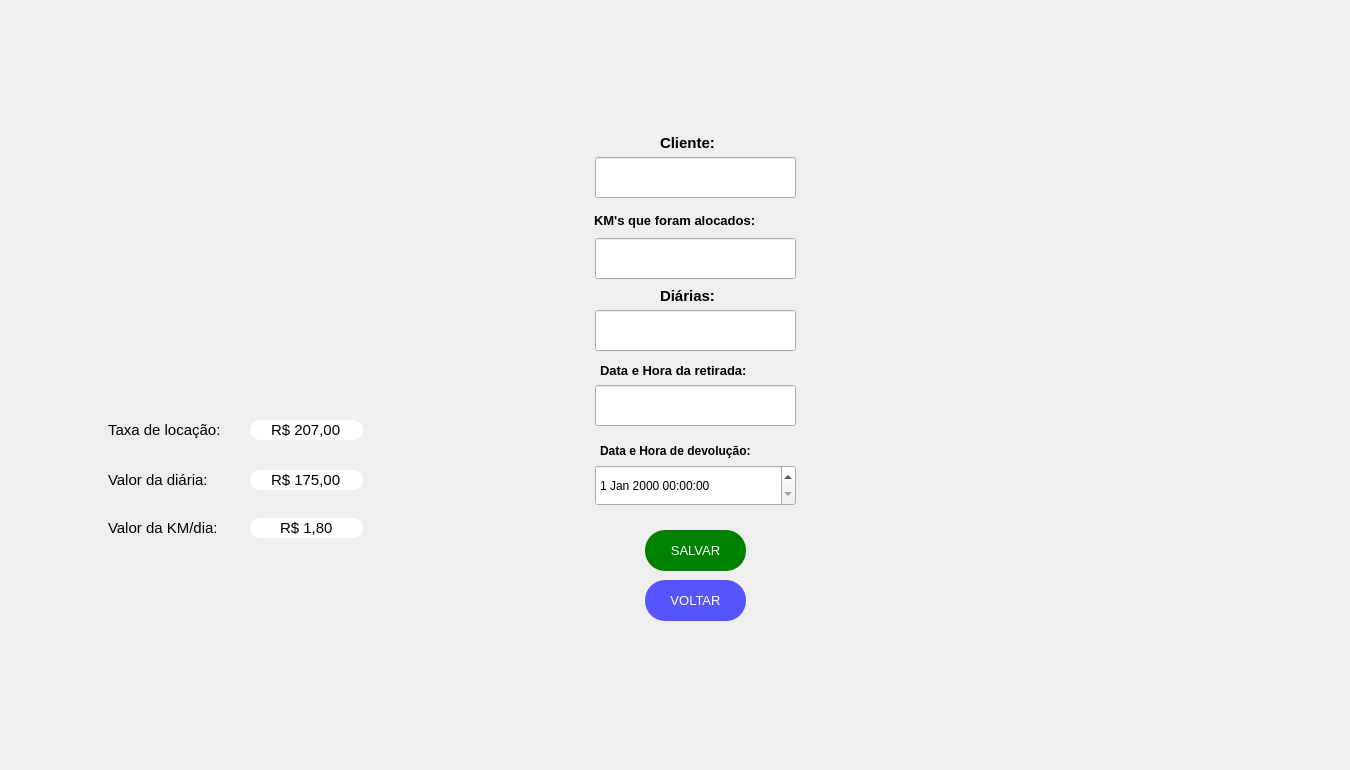
  <widget class="QWidget" name="centralwidget">
   <widget class="QPushButton" name="hrvt2">
    <property name="geometry">
     <rect>
      <x>40</x>
      <y>20</y>
      <width>501</width>
      <height>311</height>
     </rect>
    </property>
    <property name="palette">
     <palette>
      <active>
       <colorrole role="WindowText">
        <brush brushstyle="SolidPattern">
         <color alpha="255">
          <red>170</red>
          <green>85</green>
          <blue>0</blue>
         </color>
        </brush>
       </colorrole>
       <colorrole role="Text">
        <brush brushstyle="SolidPattern">
         <color alpha="255">
          <red>0</red>
          <green>0</green>
          <blue>0</blue>
         </color>
        </brush>
       </colorrole>
       <colorrole role="BrightText">
        <brush brushstyle="SolidPattern">
         <color alpha="255">
          <red>203</red>
          <green>255</green>
          <blue>80</blue>
         </color>
        </brush>
       </colorrole>
       <colorrole role="ButtonText">
        <brush brushstyle="SolidPattern">
         <color alpha="255">
          <red>57</red>
          <green>87</green>
          <blue>255</blue>
         </color>
        </brush>
       </colorrole>
       <colorrole role="ToolTipBase">
        <brush brushstyle="SolidPattern">
         <color alpha="255">
          <red>255</red>
          <green>255</green>
          <blue>0</blue>
         </color>
        </brush>
       </colorrole>
       <colorrole role="PlaceholderText">
        <brush brushstyle="SolidPattern">
         <color alpha="128">
          <red>0</red>
          <green>0</green>
          <blue>0</blue>
         </color>
        </brush>
       </colorrole>
      </active>
      <inactive>
       <colorrole role="WindowText">
        <brush brushstyle="SolidPattern">
         <color alpha="255">
          <red>170</red>
          <green>85</green>
          <blue>0</blue>
         </color>
        </brush>
       </colorrole>
       <colorrole role="Text">
        <brush brushstyle="SolidPattern">
         <color alpha="255">
          <red>0</red>
          <green>0</green>
          <blue>0</blue>
         </color>
        </brush>
       </colorrole>
       <colorrole role="BrightText">
        <brush brushstyle="SolidPattern">
         <color alpha="255">
          <red>203</red>
          <green>255</green>
          <blue>80</blue>
         </color>
        </brush>
       </colorrole>
       <colorrole role="ButtonText">
        <brush brushstyle="SolidPattern">
         <color alpha="255">
          <red>57</red>
          <green>87</green>
          <blue>255</blue>
         </color>
        </brush>
       </colorrole>
       <colorrole role="ToolTipBase">
        <brush brushstyle="SolidPattern">
         <color alpha="255">
          <red>255</red>
          <green>255</green>
          <blue>0</blue>
         </color>
        </brush>
       </colorrole>
       <colorrole role="PlaceholderText">
        <brush brushstyle="SolidPattern">
         <color alpha="128">
          <red>0</red>
          <green>0</green>
          <blue>0</blue>
         </color>
        </brush>
       </colorrole>
      </inactive>
      <disabled>
       <colorrole role="WindowText">
        <brush brushstyle="SolidPattern">
         <color alpha="255">
          <red>4</red>
          <green>15</green>
          <blue>30</blue>
         </color>
        </brush>
       </colorrole>
       <colorrole role="Text">
        <brush brushstyle="SolidPattern">
         <color alpha="255">
          <red>120</red>
          <green>120</green>
          <blue>120</blue>
         </color>
        </brush>
       </colorrole>
       <colorrole role="BrightText">
        <brush brushstyle="SolidPattern">
         <color alpha="255">
          <red>203</red>
          <green>255</green>
          <blue>80</blue>
         </color>
        </brush>
       </colorrole>
       <colorrole role="ButtonText">
        <brush brushstyle="SolidPattern">
         <color alpha="255">
          <red>120</red>
          <green>120</green>
          <blue>120</blue>
         </color>
        </brush>
       </colorrole>
       <colorrole role="ToolTipBase">
        <brush brushstyle="SolidPattern">
         <color alpha="255">
          <red>255</red>
          <green>255</green>
          <blue>0</blue>
         </color>
        </brush>
       </colorrole>
       <colorrole role="PlaceholderText">
        <brush brushstyle="SolidPattern">
         <color alpha="128">
          <red>0</red>
          <green>0</green>
          <blue>0</blue>
         </color>
        </brush>
       </colorrole>
      </disabled>
     </palette>
    </property>
    <property name="font">
     <font>
      <family>Arial</family>
      <weight>75</weight>
      <bold>true</bold>
     </font>
    </property>
    <property name="contextMenuPolicy">
     <enum>Qt::CustomContextMenu</enum>
    </property>
    <property name="text">
     <string/>
    </property>
    <property name="icon">
     <iconset>
      <normaloff>../Imagens/6-HRV(T2).png</normaloff>../Imagens/6-HRV(T2).png</iconset>
    </property>
    <property name="iconSize">
     <size>
      <width>492</width>
      <height>456</height>
     </size>
    </property>
    <property name="checkable">
     <bool>false</bool>
    </property>
    <property name="autoRepeat">
     <bool>false</bool>
    </property>
    <property name="autoExclusive">
     <bool>false</bool>
    </property>
    <property name="autoDefault">
     <bool>false</bool>
    </property>
    <property name="default">
     <bool>false</bool>
    </property>
    <property name="flat">
     <bool>true</bool>
    </property>
   </widget>
   <widget class="QLabel" name="logoT5">
    <property name="enabled">
     <bool>true</bool>
    </property>
    <property name="geometry">
     <rect>
      <x>1110</x>
      <y>530</y>
      <width>231</width>
      <height>231</height>
     </rect>
    </property>
    <property name="toolTip">
     <string>&lt;html&gt;&lt;head/&gt;&lt;body&gt;&lt;p align=&quot;center&quot;&gt;&lt;br/&gt;&lt;/p&gt;&lt;/body&gt;&lt;/html&gt;</string>
    </property>
    <property name="whatsThis">
     <string>&lt;html&gt;&lt;head/&gt;&lt;body&gt;&lt;p align=&quot;center&quot;&gt;&lt;br/&gt;&lt;/p&gt;&lt;/body&gt;&lt;/html&gt;</string>
    </property>
    <property name="autoFillBackground">
     <bool>false</bool>
    </property>
    <property name="styleSheet">
     <string notr="true"/>
    </property>
    <property name="text">
     <string/>
    </property>
    <property name="pixmap">
     <pixmap>../Logos/LOGO2.png</pixmap>
    </property>
    <property name="scaledContents">
     <bool>true</bool>
    </property>
    <property name="wordWrap">
     <bool>false</bool>
    </property>
   </widget>
   <widget class="QLabel" name="kmsalocados_2">
    <property name="geometry">
     <rect>
      <x>594</x>
      <y>195</y>
      <width>201</width>
      <height>51</height>
     </rect>
    </property>
    <property name="font">
     <font>
      <family>Arial</family>
      <pointsize>10</pointsize>
      <weight>75</weight>
      <bold>true</bold>
     </font>
    </property>
    <property name="text">
     <string>KM's que foram alocados:</string>
    </property>
   </widget>
   <widget class="QPushButton" name="devolver">
    <property name="geometry">
     <rect>
      <x>645</x>
      <y>530</y>
      <width>101</width>
      <height>41</height>
     </rect>
    </property>
    <property name="palette">
     <palette>
      <active>
       <colorrole role="WindowText">
        <brush brushstyle="SolidPattern">
         <color alpha="255">
          <red>255</red>
          <green>255</green>
          <blue>255</blue>
         </color>
        </brush>
       </colorrole>
       <colorrole role="Button">
        <brush brushstyle="SolidPattern">
         <color alpha="255">
          <red>0</red>
          <green>128</green>
          <blue>0</blue>
         </color>
        </brush>
       </colorrole>
       <colorrole role="Text">
        <brush brushstyle="SolidPattern">
         <color alpha="255">
          <red>255</red>
          <green>255</green>
          <blue>255</blue>
         </color>
        </brush>
       </colorrole>
       <colorrole role="BrightText">
        <brush brushstyle="SolidPattern">
         <color alpha="255">
          <red>203</red>
          <green>255</green>
          <blue>80</blue>
         </color>
        </brush>
       </colorrole>
       <colorrole role="ButtonText">
        <brush brushstyle="SolidPattern">
         <color alpha="255">
          <red>255</red>
          <green>255</green>
          <blue>255</blue>
         </color>
        </brush>
       </colorrole>
       <colorrole role="Base">
        <brush brushstyle="SolidPattern">
         <color alpha="255">
          <red>0</red>
          <green>128</green>
          <blue>0</blue>
         </color>
        </brush>
       </colorrole>
       <colorrole role="Window">
        <brush brushstyle="SolidPattern">
         <color alpha="255">
          <red>0</red>
          <green>128</green>
          <blue>0</blue>
         </color>
        </brush>
       </colorrole>
       <colorrole role="ToolTipBase">
        <brush brushstyle="SolidPattern">
         <color alpha="255">
          <red>255</red>
          <green>255</green>
          <blue>0</blue>
         </color>
        </brush>
       </colorrole>
       <colorrole role="PlaceholderText">
        <brush brushstyle="SolidPattern">
         <color alpha="128">
          <red>0</red>
          <green>0</green>
          <blue>0</blue>
         </color>
        </brush>
       </colorrole>
      </active>
      <inactive>
       <colorrole role="WindowText">
        <brush brushstyle="SolidPattern">
         <color alpha="255">
          <red>255</red>
          <green>255</green>
          <blue>255</blue>
         </color>
        </brush>
       </colorrole>
       <colorrole role="Button">
        <brush brushstyle="SolidPattern">
         <color alpha="255">
          <red>0</red>
          <green>128</green>
          <blue>0</blue>
         </color>
        </brush>
       </colorrole>
       <colorrole role="Text">
        <brush brushstyle="SolidPattern">
         <color alpha="255">
          <red>255</red>
          <green>255</green>
          <blue>255</blue>
         </color>
        </brush>
       </colorrole>
       <colorrole role="BrightText">
        <brush brushstyle="SolidPattern">
         <color alpha="255">
          <red>203</red>
          <green>255</green>
          <blue>80</blue>
         </color>
        </brush>
       </colorrole>
       <colorrole role="ButtonText">
        <brush brushstyle="SolidPattern">
         <color alpha="255">
          <red>255</red>
          <green>255</green>
          <blue>255</blue>
         </color>
        </brush>
       </colorrole>
       <colorrole role="Base">
        <brush brushstyle="SolidPattern">
         <color alpha="255">
          <red>0</red>
          <green>128</green>
          <blue>0</blue>
         </color>
        </brush>
       </colorrole>
       <colorrole role="Window">
        <brush brushstyle="SolidPattern">
         <color alpha="255">
          <red>0</red>
          <green>128</green>
          <blue>0</blue>
         </color>
        </brush>
       </colorrole>
       <colorrole role="ToolTipBase">
        <brush brushstyle="SolidPattern">
         <color alpha="255">
          <red>255</red>
          <green>255</green>
          <blue>0</blue>
         </color>
        </brush>
       </colorrole>
       <colorrole role="PlaceholderText">
        <brush brushstyle="SolidPattern">
         <color alpha="128">
          <red>0</red>
          <green>0</green>
          <blue>0</blue>
         </color>
        </brush>
       </colorrole>
      </inactive>
      <disabled>
       <colorrole role="WindowText">
        <brush brushstyle="SolidPattern">
         <color alpha="255">
          <red>255</red>
          <green>255</green>
          <blue>255</blue>
         </color>
        </brush>
       </colorrole>
       <colorrole role="Button">
        <brush brushstyle="SolidPattern">
         <color alpha="255">
          <red>0</red>
          <green>128</green>
          <blue>0</blue>
         </color>
        </brush>
       </colorrole>
       <colorrole role="Text">
        <brush brushstyle="SolidPattern">
         <color alpha="255">
          <red>255</red>
          <green>255</green>
          <blue>255</blue>
         </color>
        </brush>
       </colorrole>
       <colorrole role="BrightText">
        <brush brushstyle="SolidPattern">
         <color alpha="255">
          <red>203</red>
          <green>255</green>
          <blue>80</blue>
         </color>
        </brush>
       </colorrole>
       <colorrole role="ButtonText">
        <brush brushstyle="SolidPattern">
         <color alpha="255">
          <red>255</red>
          <green>255</green>
          <blue>255</blue>
         </color>
        </brush>
       </colorrole>
       <colorrole role="Base">
        <brush brushstyle="SolidPattern">
         <color alpha="255">
          <red>0</red>
          <green>128</green>
          <blue>0</blue>
         </color>
        </brush>
       </colorrole>
       <colorrole role="Window">
        <brush brushstyle="SolidPattern">
         <color alpha="255">
          <red>0</red>
          <green>128</green>
          <blue>0</blue>
         </color>
        </brush>
       </colorrole>
       <colorrole role="ToolTipBase">
        <brush brushstyle="SolidPattern">
         <color alpha="255">
          <red>255</red>
          <green>255</green>
          <blue>0</blue>
         </color>
        </brush>
       </colorrole>
       <colorrole role="PlaceholderText">
        <brush brushstyle="SolidPattern">
         <color alpha="128">
          <red>0</red>
          <green>0</green>
          <blue>0</blue>
         </color>
        </brush>
       </colorrole>
      </disabled>
     </palette>
    </property>
    <property name="font">
     <font>
      <family>Arial</family>
      <pointsize>10</pointsize>
      <weight>9</weight>
      <italic>false</italic>
      <bold>false</bold>
     </font>
    </property>
    <property name="contextMenuPolicy">
     <enum>Qt::CustomContextMenu</enum>
    </property>
    <property name="styleSheet">
     <string notr="true">QPushButton{
	color:white;
	border-radius:20px;
	background-color: #008000;
	font: 75 10pt &quot;Arial&quot;;
}
QPushButton:hover{
	background-color: #005500;
}</string>
    </property>
    <property name="text">
     <string>SALVAR</string>
    </property>
    <property name="iconSize">
     <size>
      <width>93</width>
      <height>100</height>
     </size>
    </property>
    <property name="checkable">
     <bool>false</bool>
    </property>
    <property name="autoRepeat">
     <bool>false</bool>
    </property>
    <property name="autoExclusive">
     <bool>false</bool>
    </property>
    <property name="autoDefault">
     <bool>false</bool>
    </property>
    <property name="default">
     <bool>false</bool>
    </property>
    <property name="flat">
     <bool>true</bool>
    </property>
   </widget>
   <widget class="QLabel" name="datare_2">
    <property name="geometry">
     <rect>
      <x>600</x>
      <y>345</y>
      <width>191</width>
      <height>51</height>
     </rect>
    </property>
    <property name="font">
     <font>
      <family>Arial</family>
      <pointsize>10</pointsize>
      <weight>75</weight>
      <bold>true</bold>
     </font>
    </property>
    <property name="text">
     <string>Data e Hora da retirada:</string>
    </property>
   </widget>
   <widget class="QLineEdit" name="diariaspace6">
    <property name="geometry">
     <rect>
      <x>595</x>
      <y>310</y>
      <width>201</width>
      <height>41</height>
     </rect>
    </property>
    <property name="font">
     <font>
      <pointsize>8</pointsize>
     </font>
    </property>
    <property name="styleSheet">
     <string notr="true">color:black;</string>
    </property>
   </widget>
   <widget class="QDateTimeEdit" name="data_devolucao">
    <property name="geometry">
     <rect>
      <x>595</x>
      <y>465</y>
      <width>201</width>
      <height>41</height>
     </rect>
    </property>
    <property name="styleSheet">
     <string notr="true">QDateTime{rgb(0, 0, 0)}</string>
    </property>
   </widget>
   <widget class="QLabel" name="datade_2">
    <property name="geometry">
     <rect>
      <x>600</x>
      <y>425</y>
      <width>201</width>
      <height>51</height>
     </rect>
    </property>
    <property name="font">
     <font>
      <family>Arial</family>
      <pointsize>9</pointsize>
      <weight>75</weight>
      <bold>true</bold>
     </font>
    </property>
    <property name="text">
     <string>Data e Hora de devolução:</string>
    </property>
   </widget>
   <widget class="QLineEdit" name="kmspace">
    <property name="geometry">
     <rect>
      <x>595</x>
      <y>238</y>
      <width>201</width>
      <height>41</height>
     </rect>
    </property>
    <property name="font">
     <font>
      <pointsize>8</pointsize>
     </font>
    </property>
    <property name="styleSheet">
     <string notr="true">color: rgb(0, 0, 0);</string>
    </property>
    <property name="echoMode">
     <enum>QLineEdit::Normal</enum>
    </property>
   </widget>
   <widget class="QLabel" name="datacli1_2">
    <property name="geometry">
     <rect>
      <x>660</x>
      <y>127</y>
      <width>71</width>
      <height>31</height>
     </rect>
    </property>
    <property name="font">
     <font>
      <family>Arial</family>
      <pointsize>11</pointsize>
      <weight>75</weight>
      <bold>true</bold>
     </font>
    </property>
    <property name="text">
     <string>Cliente:</string>
    </property>
   </widget>
   <widget class="QLineEdit" name="data_retirada">
    <property name="geometry">
     <rect>
      <x>595</x>
      <y>385</y>
      <width>201</width>
      <height>41</height>
     </rect>
    </property>
    <property name="styleSheet">
     <string notr="true">color:black;</string>
    </property>
   </widget>
   <widget class="QPushButton" name="voltar_10">
    <property name="geometry">
     <rect>
      <x>645</x>
      <y>580</y>
      <width>101</width>
      <height>41</height>
     </rect>
    </property>
    <property name="palette">
     <palette>
      <active>
       <colorrole role="WindowText">
        <brush brushstyle="SolidPattern">
         <color alpha="255">
          <red>255</red>
          <green>255</green>
          <blue>255</blue>
         </color>
        </brush>
       </colorrole>
       <colorrole role="Button">
        <brush brushstyle="SolidPattern">
         <color alpha="255">
          <red>85</red>
          <green>85</green>
          <blue>255</blue>
         </color>
        </brush>
       </colorrole>
       <colorrole role="Text">
        <brush brushstyle="SolidPattern">
         <color alpha="255">
          <red>255</red>
          <green>255</green>
          <blue>255</blue>
         </color>
        </brush>
       </colorrole>
       <colorrole role="BrightText">
        <brush brushstyle="SolidPattern">
         <color alpha="255">
          <red>203</red>
          <green>255</green>
          <blue>80</blue>
         </color>
        </brush>
       </colorrole>
       <colorrole role="ButtonText">
        <brush brushstyle="SolidPattern">
         <color alpha="255">
          <red>255</red>
          <green>255</green>
          <blue>255</blue>
         </color>
        </brush>
       </colorrole>
       <colorrole role="Base">
        <brush brushstyle="SolidPattern">
         <color alpha="255">
          <red>85</red>
          <green>85</green>
          <blue>255</blue>
         </color>
        </brush>
       </colorrole>
       <colorrole role="Window">
        <brush brushstyle="SolidPattern">
         <color alpha="255">
          <red>85</red>
          <green>85</green>
          <blue>255</blue>
         </color>
        </brush>
       </colorrole>
       <colorrole role="ToolTipBase">
        <brush brushstyle="SolidPattern">
         <color alpha="255">
          <red>255</red>
          <green>255</green>
          <blue>0</blue>
         </color>
        </brush>
       </colorrole>
       <colorrole role="PlaceholderText">
        <brush brushstyle="SolidPattern">
         <color alpha="128">
          <red>0</red>
          <green>0</green>
          <blue>0</blue>
         </color>
        </brush>
       </colorrole>
      </active>
      <inactive>
       <colorrole role="WindowText">
        <brush brushstyle="SolidPattern">
         <color alpha="255">
          <red>255</red>
          <green>255</green>
          <blue>255</blue>
         </color>
        </brush>
       </colorrole>
       <colorrole role="Button">
        <brush brushstyle="SolidPattern">
         <color alpha="255">
          <red>85</red>
          <green>85</green>
          <blue>255</blue>
         </color>
        </brush>
       </colorrole>
       <colorrole role="Text">
        <brush brushstyle="SolidPattern">
         <color alpha="255">
          <red>255</red>
          <green>255</green>
          <blue>255</blue>
         </color>
        </brush>
       </colorrole>
       <colorrole role="BrightText">
        <brush brushstyle="SolidPattern">
         <color alpha="255">
          <red>203</red>
          <green>255</green>
          <blue>80</blue>
         </color>
        </brush>
       </colorrole>
       <colorrole role="ButtonText">
        <brush brushstyle="SolidPattern">
         <color alpha="255">
          <red>255</red>
          <green>255</green>
          <blue>255</blue>
         </color>
        </brush>
       </colorrole>
       <colorrole role="Base">
        <brush brushstyle="SolidPattern">
         <color alpha="255">
          <red>85</red>
          <green>85</green>
          <blue>255</blue>
         </color>
        </brush>
       </colorrole>
       <colorrole role="Window">
        <brush brushstyle="SolidPattern">
         <color alpha="255">
          <red>85</red>
          <green>85</green>
          <blue>255</blue>
         </color>
        </brush>
       </colorrole>
       <colorrole role="ToolTipBase">
        <brush brushstyle="SolidPattern">
         <color alpha="255">
          <red>255</red>
          <green>255</green>
          <blue>0</blue>
         </color>
        </brush>
       </colorrole>
       <colorrole role="PlaceholderText">
        <brush brushstyle="SolidPattern">
         <color alpha="128">
          <red>0</red>
          <green>0</green>
          <blue>0</blue>
         </color>
        </brush>
       </colorrole>
      </inactive>
      <disabled>
       <colorrole role="WindowText">
        <brush brushstyle="SolidPattern">
         <color alpha="255">
          <red>255</red>
          <green>255</green>
          <blue>255</blue>
         </color>
        </brush>
       </colorrole>
       <colorrole role="Button">
        <brush brushstyle="SolidPattern">
         <color alpha="255">
          <red>85</red>
          <green>85</green>
          <blue>255</blue>
         </color>
        </brush>
       </colorrole>
       <colorrole role="Text">
        <brush brushstyle="SolidPattern">
         <color alpha="255">
          <red>255</red>
          <green>255</green>
          <blue>255</blue>
         </color>
        </brush>
       </colorrole>
       <colorrole role="BrightText">
        <brush brushstyle="SolidPattern">
         <color alpha="255">
          <red>203</red>
          <green>255</green>
          <blue>80</blue>
         </color>
        </brush>
       </colorrole>
       <colorrole role="ButtonText">
        <brush brushstyle="SolidPattern">
         <color alpha="255">
          <red>255</red>
          <green>255</green>
          <blue>255</blue>
         </color>
        </brush>
       </colorrole>
       <colorrole role="Base">
        <brush brushstyle="SolidPattern">
         <color alpha="255">
          <red>85</red>
          <green>85</green>
          <blue>255</blue>
         </color>
        </brush>
       </colorrole>
       <colorrole role="Window">
        <brush brushstyle="SolidPattern">
         <color alpha="255">
          <red>85</red>
          <green>85</green>
          <blue>255</blue>
         </color>
        </brush>
       </colorrole>
       <colorrole role="ToolTipBase">
        <brush brushstyle="SolidPattern">
         <color alpha="255">
          <red>255</red>
          <green>255</green>
          <blue>0</blue>
         </color>
        </brush>
       </colorrole>
       <colorrole role="PlaceholderText">
        <brush brushstyle="SolidPattern">
         <color alpha="128">
          <red>0</red>
          <green>0</green>
          <blue>0</blue>
         </color>
        </brush>
       </colorrole>
      </disabled>
     </palette>
    </property>
    <property name="font">
     <font>
      <family>Arial</family>
      <pointsize>10</pointsize>
      <weight>9</weight>
      <italic>false</italic>
      <bold>false</bold>
     </font>
    </property>
    <property name="contextMenuPolicy">
     <enum>Qt::CustomContextMenu</enum>
    </property>
    <property name="styleSheet">
     <string notr="true">QPushButton{
	color:white;
	border-radius:20px;
	background-color: rgb(85, 85, 255);
	font: 75 10pt &quot;Arial&quot;;
}
QPushButton:hover{
	background-color: rgb(10, 10, 127);
}</string>
    </property>
    <property name="text">
     <string>VOLTAR</string>
    </property>
    <property name="iconSize">
     <size>
      <width>93</width>
      <height>100</height>
     </size>
    </property>
    <property name="checkable">
     <bool>false</bool>
    </property>
    <property name="autoRepeat">
     <bool>false</bool>
    </property>
    <property name="autoExclusive">
     <bool>false</bool>
    </property>
    <property name="autoDefault">
     <bool>false</bool>
    </property>
    <property name="default">
     <bool>false</bool>
    </property>
    <property name="flat">
     <bool>true</bool>
    </property>
   </widget>
   <widget class="QLineEdit" name="nome_cliente">
    <property name="geometry">
     <rect>
      <x>595</x>
      <y>157</y>
      <width>201</width>
      <height>41</height>
     </rect>
    </property>
    <property name="styleSheet">
     <string notr="true">color:black;
</string>
    </property>
    <property name="inputMask">
     <string/>
    </property>
   </widget>
   <widget class="QLabel" name="diarias6">
    <property name="geometry">
     <rect>
      <x>660</x>
      <y>270</y>
      <width>71</width>
      <height>51</height>
     </rect>
    </property>
    <property name="font">
     <font>
      <family>Arial</family>
      <pointsize>11</pointsize>
      <weight>75</weight>
      <bold>true</bold>
     </font>
    </property>
    <property name="text">
     <string>Diárias:</string>
    </property>
   </widget>
   <widget class="QLineEdit" name="lineEdit_3">
    <property name="geometry">
     <rect>
      <x>250</x>
      <y>470</y>
      <width>113</width>
      <height>20</height>
     </rect>
    </property>
    <property name="font">
     <font>
      <pointsize>11</pointsize>
     </font>
    </property>
    <property name="styleSheet">
     <string notr="true">color:black;
border-radius:10px;</string>
    </property>
    <property name="text">
     <string>R$ 175,00</string>
    </property>
    <property name="alignment">
     <set>Qt::AlignCenter</set>
    </property>
   </widget>
   <widget class="QLabel" name="label_4">
    <property name="geometry">
     <rect>
      <x>108</x>
      <y>462</y>
      <width>141</width>
      <height>36</height>
     </rect>
    </property>
    <property name="font">
     <font>
      <pointsize>11</pointsize>
     </font>
    </property>
    <property name="text">
     <string>Valor da diária:</string>
    </property>
   </widget>
   <widget class="QLabel" name="label_3">
    <property name="geometry">
     <rect>
      <x>108</x>
      <y>510</y>
      <width>141</width>
      <height>36</height>
     </rect>
    </property>
    <property name="font">
     <font>
      <pointsize>11</pointsize>
     </font>
    </property>
    <property name="text">
     <string>Valor da KM/dia:</string>
    </property>
   </widget>
   <widget class="QLineEdit" name="lineEdit_2">
    <property name="geometry">
     <rect>
      <x>250</x>
      <y>420</y>
      <width>113</width>
      <height>20</height>
     </rect>
    </property>
    <property name="font">
     <font>
      <pointsize>11</pointsize>
     </font>
    </property>
    <property name="styleSheet">
     <string notr="true">color:black;
border-radius:10px;
</string>
    </property>
    <property name="text">
     <string>R$ 207,00</string>
    </property>
    <property name="alignment">
     <set>Qt::AlignCenter</set>
    </property>
   </widget>
   <widget class="QLineEdit" name="lineEdit_4">
    <property name="geometry">
     <rect>
      <x>250</x>
      <y>518</y>
      <width>113</width>
      <height>20</height>
     </rect>
    </property>
    <property name="font">
     <font>
      <pointsize>11</pointsize>
     </font>
    </property>
    <property name="styleSheet">
     <string notr="true">border-radius:10px;</string>
    </property>
    <property name="text">
     <string>R$ 1,80</string>
    </property>
    <property name="alignment">
     <set>Qt::AlignCenter</set>
    </property>
   </widget>
   <widget class="QLabel" name="label_2">
    <property name="geometry">
     <rect>
      <x>108</x>
      <y>412</y>
      <width>141</width>
      <height>36</height>
     </rect>
    </property>
    <property name="font">
     <font>
      <pointsize>11</pointsize>
     </font>
    </property>
    <property name="text">
     <string>Taxa de locação:</string>
    </property>
   </widget>
  </widget>
